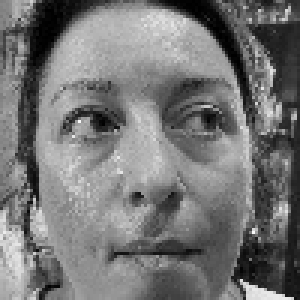
#> input picture database/database/1/2023-09-04 14.07.25_2_normalized.jpg, 100 x 100 px (shown 3 times larger)
$ python -i normalizer.py   (imports and definitions only)
#> lines starting #> are read from the running program, lines starting #| are printed output that depends on the picture
#> further down, picture is the input picture: shape (100, 100, 3); min 0, max 249, mean 117.3
#  _   _                            _ _
# | \ | |                          | (_)
# |  \| | ___  _ __ _ __ ___   __ _| |_ _______ _ __
# | . ` |/ _ \| '__| '_ ` _ \ / _` | | |_  / _ \ '__|
# | |\  | (_) | |  | | | | | | (_| | | |/ /  __/ |
# |_| \_|\___/|_|  |_| |_| |_|\__,_|_|_/___\___|_|

# ===============
# Imports
# ===============

# Libraries
import cv2
import os

# ===============
# Normalization
# ===============

# Normalize
def normalize(image):
    faceCascade = cv2.CascadeClassifier(os.path.join(os.getcwd(), "algorithms/normalization/haarcascade_frontalface_default.xml")) # Load the cascade
    grayImage = cv2.cvtColor(image, cv2.COLOR_BGR2GRAY) # Convert to grayscale
    faces = faceCascade.detectMultiScale(grayImage, scaleFactor=1.1, minNeighbors=5) # Detect the faces
#> faces = [[5, 4, 87, 87]]

    # Crop the face
    if len(faces) > 0:
        (x, y, w, h) = faces[0]
#> x = 5; y = 4; w = 87; h = 87
        n = w
#> n = 87
        croppedFace = grayImage[y:y + n, x:x + w] # Crop the face
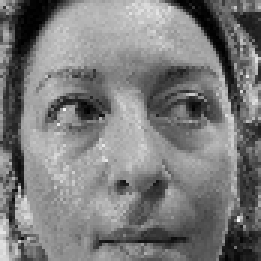
#> croppedFace: shape (87, 87) (shown 3 times larger); min 0, max 249, mean 123.2
        rescaledFace = cv2.resize(croppedFace, (100, 100)) # Rescale the face
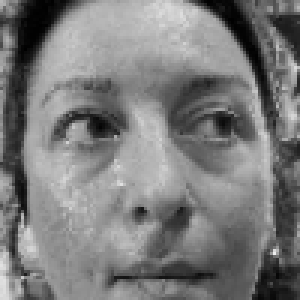
#> rescaledFace: shape (100, 100) (shown 3 times larger); min 0, max 237, mean 123
        return rescaledFace # Return the face
    else: # If no face is detected
        return image # Return the original image

# Check
def check(imagePath):
    if not imagePath.endswith("_normalized.jpg"): return False # Return false if image is not normalized
    else: return True # Return true if the image is already normalized

# ===============
# Main
# ===============

# Main
# [2 lines not run here, left out]

>>> import cv2
>>> picture = cv2.imread('../../database/database/1/2023-09-04 14.07.25_2_normalized.jpg')
>>> result = normalize(picture)

$ run again, on database/database/1/2023-09-04 14.07.26_1_normalized.jpg
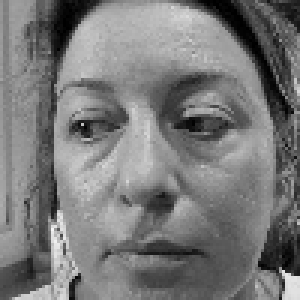
#> input picture database/database/1/2023-09-04 14.07.26_1_normalized.jpg, 100 x 100 px (shown 3 times larger)
#> picture is the input picture: shape (100, 100, 3); min 0, max 245, mean 120.7
#> faces = [[6, 5, 87, 87]]
#> x = 6; y = 5; w = 87
#> in normalize, `croppedFace = grayImage[y:y + n, x:x + w]`:
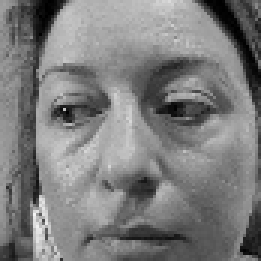
#> croppedFace: shape (87, 87) (shown 3 times larger); min 0, max 245, mean 124.3
#> in normalize, `rescaledFace = cv2.resize(croppedFace, (100, 100))`:
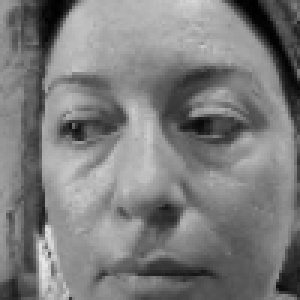
#> rescaledFace: shape (100, 100) (shown 3 times larger); min 0, max 231, mean 124.2

$ run again, on database/database/1/2023-09-04 14.07.26_3_normalized.jpg
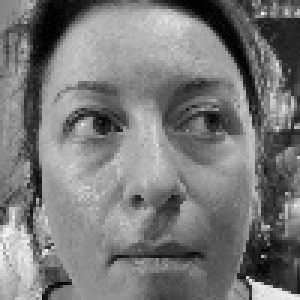
#> input picture database/database/1/2023-09-04 14.07.26_3_normalized.jpg, 100 x 100 px (shown 3 times larger)
#> picture is the input picture: shape (100, 100, 3); min 0, max 245, mean 120.4
#> faces = [[5, 4, 88, 88]]
#> x = 5; y = 4; w = 88
#> in normalize, `croppedFace = grayImage[y:y + n, x:x + w]`:
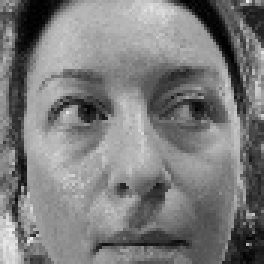
#> croppedFace: shape (88, 88) (shown 3 times larger); min 0, max 237, mean 123.7
#> in normalize, `rescaledFace = cv2.resize(croppedFace, (100, 100))`:
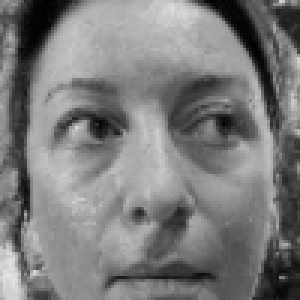
#> rescaledFace: shape (100, 100) (shown 3 times larger); min 0, max 229, mean 123.6

$ run again, on database/database/1/2023-09-04 14.07.28_1_normalized.jpg
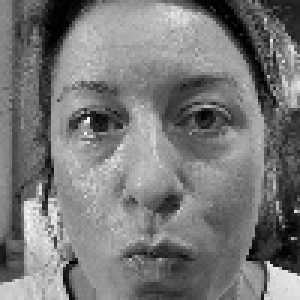
#> input picture database/database/1/2023-09-04 14.07.28_1_normalized.jpg, 100 x 100 px (shown 3 times larger)
#> picture is the input picture: shape (100, 100, 3); min 0, max 252, mean 119.8
#> faces = [[6, 5, 86, 86]]
#> x = 6; y = 5; w = 86
#> in normalize, `croppedFace = grayImage[y:y + n, x:x + w]`:
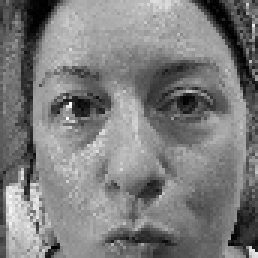
#> croppedFace: shape (86, 86) (shown 3 times larger); min 0, max 252, mean 124.8
#> in normalize, `rescaledFace = cv2.resize(croppedFace, (100, 100))`:
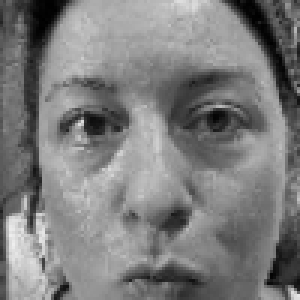
#> rescaledFace: shape (100, 100) (shown 3 times larger); min 0, max 238, mean 124.7
